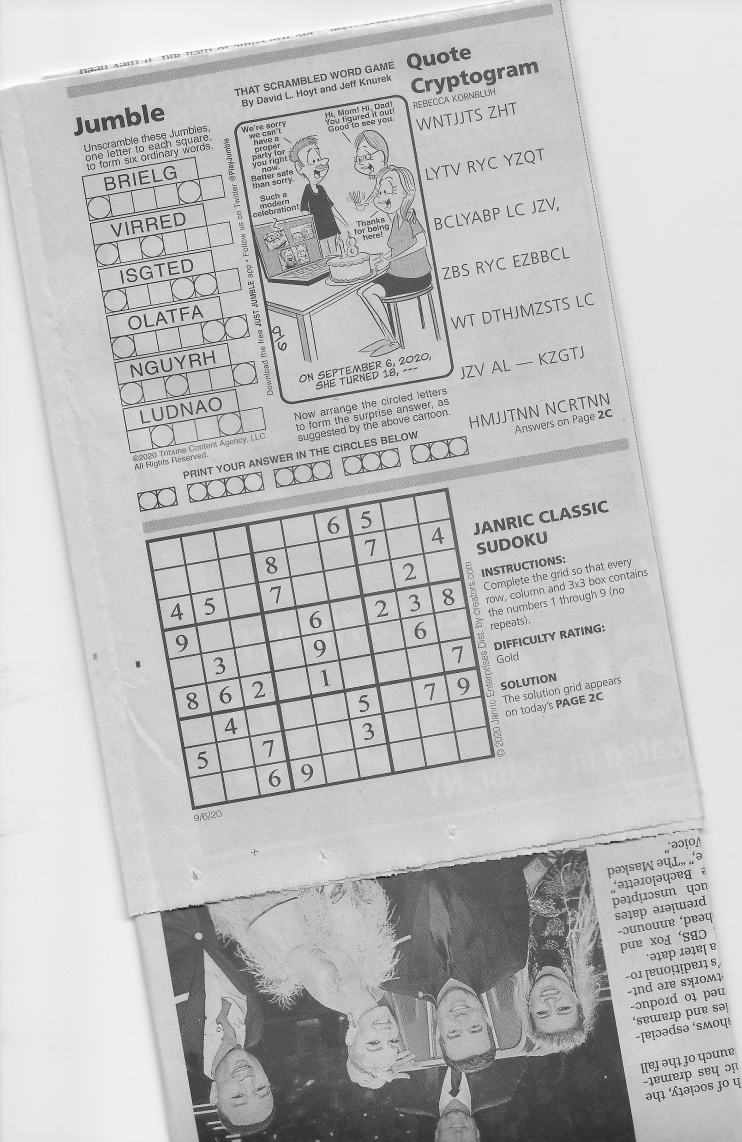
%> input picture Project/PROJ_IMAGES/SCAN0124.JPG, 2224 x 3424 px (shown at 1/3 size)
$ octave --eval "project('PROJ_IMAGES/SCAN0124.JPG');"   (GNU Octave 9; MATLAB toolbox functions it lacks are replaced by stand-ins)
%> lines starting %> are read from the running program, lines starting %| are printed output that depends on the picture; in (x1, y1, x2, y2) boxes, pixels count from 0 and x2, y2 are one past the last pixel; in counts of white or black regions, pixels touching at a corner belong together; the program's own positions count from 1
### Project/preprocess.m
function [words, boxes, im_cropped_puzzle, empty_blocks, centers, radii] = preprocess(im)
    %im = imread('PROJ_IMAGES/SCAN0126.jpg');
    im_gray = rgb2gray(im);
    disp('Straightening the image');
    im_straight = straighten(im_gray);
    im_straight_resize = imresize(im_straight, 0.75);
    im_double = im2double(im_straight_resize);

    im_clean = imbinarize(im_double, 0.7);

    % default puzzle adjustment segmentation depending on which text gets
    % located.
    puzzle_adjustment = [];

    for degree = 0:90:360
        im_display = imrotate(im_straight_resize, degree);
        im_rotate = imrotate(im_clean, degree);
        % identifies all the text from the image
        all_text = ocr(im_rotate);
        text_location = locateText(all_text, 'SCRAMBLED');
        if(~isempty(text_location))
            disp('Found Scrambled identifier');
            puzzle_adjustment = [-500 0 300 800];
            break;
        else

            text_location = locateText(all_text, 'GAME');
            if(~isempty(text_location))
                disp('Found Game identifier');
                puzzle_adjustment = [-700 0 +350 +800];
                break;
            else
                text_location = locateText(all_text, 'Jumble');

                if(~isempty(text_location))
                    [row_number, c] = size(text_location);
                    if(row_number > 1)
                        % this is specifically being done for jumble as the OCR is
                        % not able to read the actual jumble heading and instead
                        % finds the other jumbles. This can cause some level of
                        % incoherence with the algorithm. Thus the image is being
                        % reduced more for it to see the correct jumble word
                        im_smaller_rotate = imresize(im_rotate, 0.3);
                        all_text = ocr(im_smaller_rotate);
                        text_location = locateText(all_text, 'Jumble');
                        if(~isempty(text_location))
                            % scaling back the text to the original 0.75 resized
                            % version by just simply revering the previous
                            % resizing.
                            % additional addition of numbers has been done to
                            % reduce the error of scaling from small to big.
                            text_location = (text_location + [-2 0 3 0])/0.3;
                        end
                    end

                    disp('Found Jumble identifier');
                    puzzle_adjustment = [-20 0 170 800];
                    break;
                end
            end
        end
    end

    % adds necessary adjustment to the cooordinates of the puzzle location
    % thereby getting the entire puzzle
    text_location = text_location + puzzle_adjustment;

    % cropping the puzzle from the original image.
    disp('Cropping out the puzzle');
    im_puzzle = imcrop(im_display, text_location);

    % binarinzing the image
    im_bw_puzzle = imbinarize(im_puzzle, 0.7);

    % removing the small letters by coloring small gaps in them black. This
    % is to avoid them showing up in the OCR.
    im_clean_puzzle = bwareaopen(im_bw_puzzle, 40);

    disp('Finding the jumbled words');
    % Runs the OCR of the formatted puzzle now.
    [words, boxes, empty_boxes, centers, radii] = getOcr(im_bw_puzzle, im_puzzle);
    fprintf('Found %d jumbled words\n\n', length(words));
    empty_blocks = [];
    empty_boxes = remove_extra_blocks(empty_boxes);

    % final sorting to ensure that the letters are arraganged correctly for
    % each set of the jumble words
    for fix_sorting = 1:6:35
        temp = empty_boxes(fix_sorting:fix_sorting+5, :);
        temp = sortrows(temp, 1);
        empty_blocks = [empty_blocks; temp];
    end

    im_cropped_puzzle = im_puzzle;

end


% [32 lines left out: function getWordRectangles, not called in this run]


% method to remove any extra block found form the image
% [76 lines left out: functions remove_extra_blocks, get_cirlces, getOcr, not called in this run]


function straight = straighten(im_gray)
    % preproces img
    bw = imbinarize(im_gray,.7);
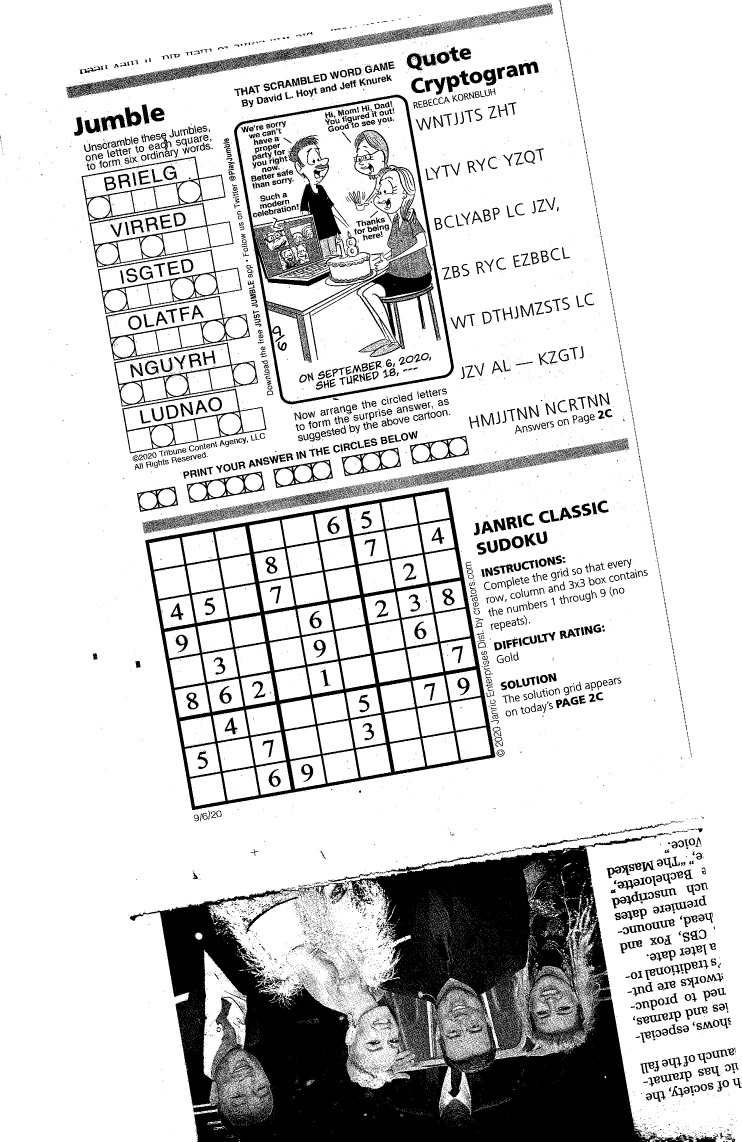
%> bw: size 3424x2224 logical (shown at 1/3 size); 82.2% white; 16866 black regions (15443 under 20 px), largest, box (x1, y1, x2, y2) and area: (389, 2499, 2014, 3424) 726653, (435, 1462, 1486, 2430) 131477, (702, 284, 1362, 1213) 97529
    % detect edges / prewitt
    BW = edge(bw,'prewitt');
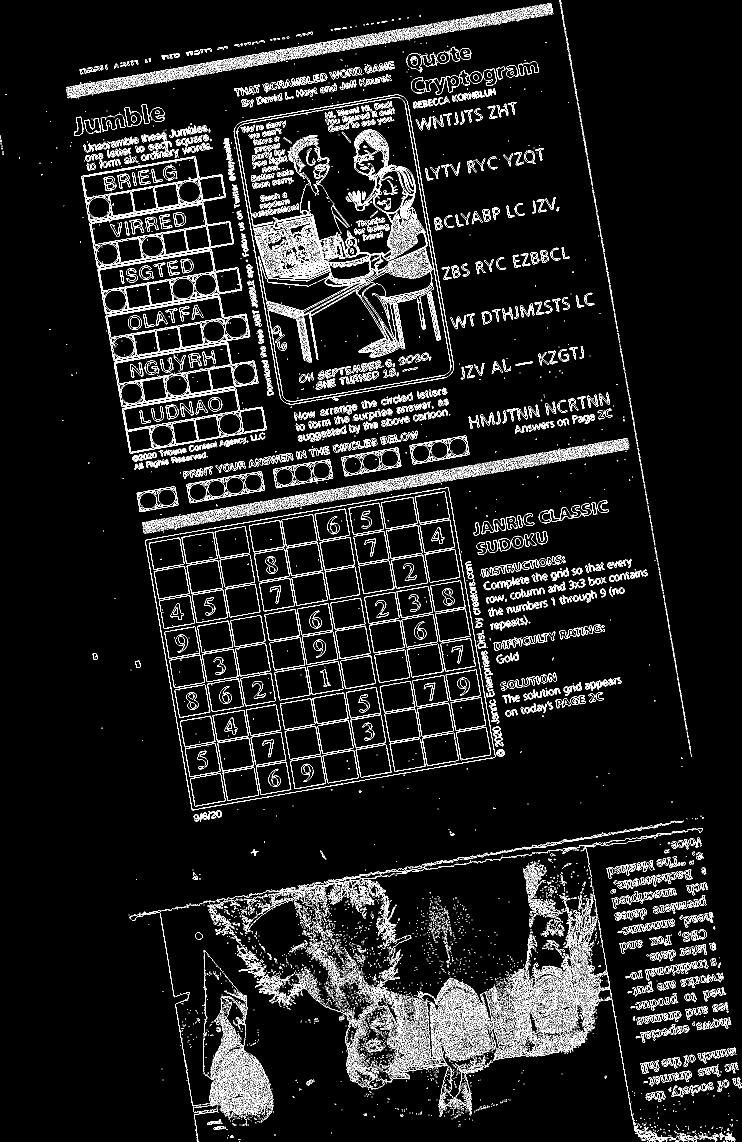
%> BW: size 3424x2224 logical (shown at 1/3 size); 5.8% white in thin lines or dots
    % use hough transform.
    [angle, T, ~] = hough(BW,'Theta',-90:90-1);
%> T = 180 values from -90 to 89
    % get variance at angles
    variances = var(angle);
%> variances = 180 values, max 15207.4 at index 81, min 4825.9 at index 146, mean 7445.2
    % assume right angles
    fold = floor(90);         % assume right angles
    % fold data
    variances = variances(1:fold) + variances(end-fold+1:end); % fold data
%> variances = 90 values, max 24483.8 at index 81, min 11661.9 at index 34, mean 14890.4
    [row, col] = max(variances);          % get the column w max variances
%> row = 24483.8; col = 81
    angle = -T(col);               % convert column to degrees
%> angle = 10
    angle = mod(45+angle,90)-45;
    straight = imrotate(im_gray, -angle);   % return the straightened image
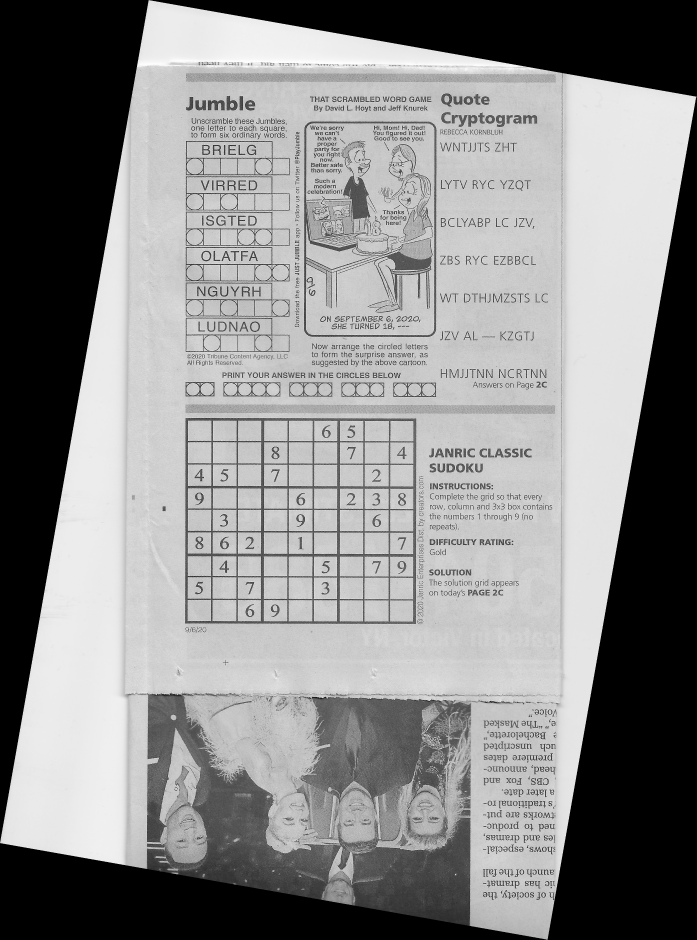
%> straight: size 3759x2785 uint8 (shown at 1/4 size); min 0, max 255, mean 138.4
end

### Project/project.m
function project(file_name)
    im = imread(file_name);
    %im = imread('PROJ_IMAGES/SCAN0124.jpg');
    BOX_LIMIT = 60;

    % 1: word list
    % 2: boxes list
    % 3: cropped puzzle image in gray
    % 4: empty boxes where the de-jumbled word shall go in.
    % 5: centers of the circles
    % 6: the radii of the circles
    [word_list, box_list, im_puzzle, empty_boxes, centers, radii] = preprocess(im);
%> in preprocess, `im_clean = imbinarize(im_double, 0.7);`:
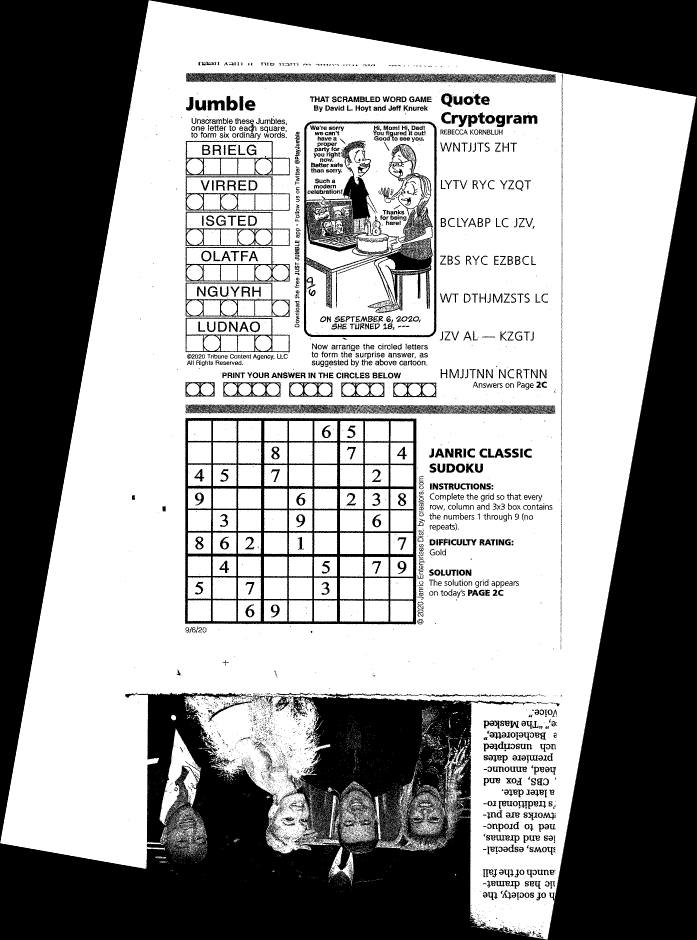
%> im_clean: size 2820x2089 logical (shown at 1/3 size); 59.1% white; 5342 black regions (4130 under 20 px), largest, box (x1, y1, x2, y2) and area: (0, 292, 2089, 2820) 1233705, (0, 0, 2089, 2528) 804368, (555, 1254, 1250, 1873) 76663
%> the run ends on the next line
    dejumble_words = dejumble(word_list);
    %dejumble_words = ["gerbil"; "driver"; "digest"; "afloat"; "hungry"; "unload"];

    letter_sequence = string(cell(0,0));
    coordinates = [];

    % concats all the x and y coordinates to display the text
    for empty_box_limit = 1:length(empty_boxes)
        coordinates = [coordinates; empty_boxes(empty_box_limit, [1 2]) + [0 -10]];
    end

    % add all the characters in a list to be displayed
    for dejumble_index = 1:length(dejumble_words)
        dejumble_word = char(dejumble_words(dejumble_index));
        for character_count = 1: length(char(dejumble_words(dejumble_index)))
            letter_sequence(end+1, 1) = upper(dejumble_word(character_count));
        end
    end

    de_jumbled_display = insertText(im_puzzle, coordinates, letter_sequence, ...
                        'FontSize', 36, 'TextColor', 'blue', 'BoxOpacity', 0.0);
    imshow(de_jumbled_display);
    hold on;

    % makes the circles visible
    viscircles(centers, radii, 'Color', 'b', 'LineWidth', 4);

    % prints our all the Squares
    for index = 1:length(empty_boxes)
        rectangle('position',empty_boxes(index, :),'edgecolor','r','linewidth',4);
    end

    title('\fontsize{20}De-Jumbled Puzzle');
end
